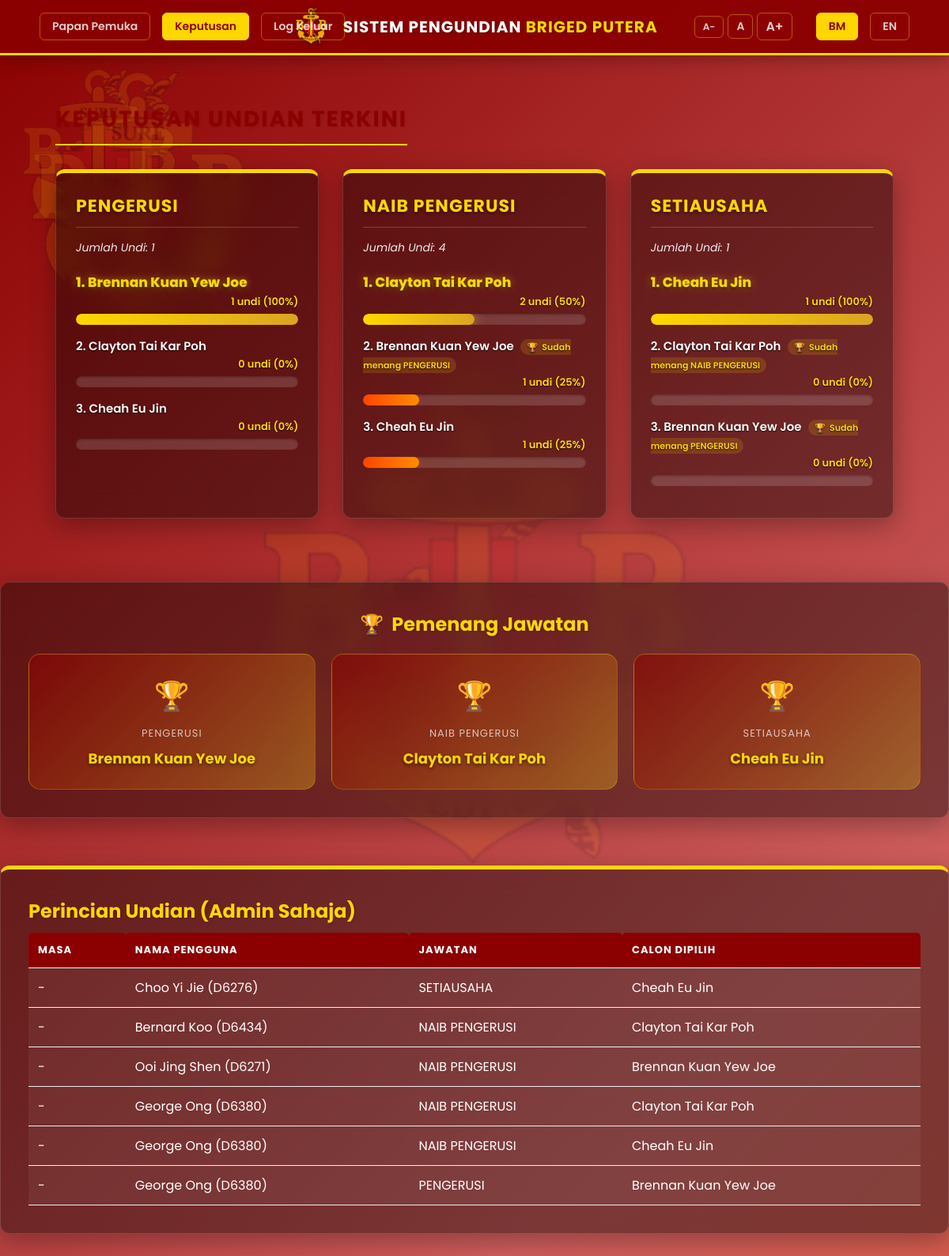
Page /results.php (signed in) on the committed database.
### tables this page shows
CREATE TABLE `jawatan` (
  `id_Jawatan` varchar(50) NOT NULL,
  `nama_Jawatan` varchar(50) NOT NULL
);

CREATE TABLE `calon` (
  `id_Calon` varchar(50) NOT NULL,
  `nama_Calon` varchar(50) NOT NULL
);

CREATE TABLE `undian` (
  `id_Undi` varchar(50) NOT NULL,
  `id_Pengguna` varchar(50) NOT NULL,
  `id_Calon` varchar(50) NOT NULL,
  `id_Jawatan` varchar(50) NOT NULL
);

CREATE TABLE `pengguna` (
  `id_Pengguna` varchar(50) NOT NULL,
  `nama_Pengguna` varchar(50) NOT NULL,
  `kelas_Pengguna` varchar(50) NOT NULL
);

### lang.php (called while the page is built, shortened)
<?php
$lang = $_SESSION['lang'];
$t = $translations[$lang];
function get_lang_url($new_lang) {
    $params = $_GET;
    $params['lang'] = $new_lang;
    return "?" . http_build_query($params);
}
?>

### results.php (the view, shortened to what this page needs)
<?php
include 'db.php';
include 'lang.php';
?>
<!DOCTYPE html>
<html>
<head>
    <link rel="stylesheet" href="style.css?v=<?php echo time(); ?>">
</head>
<body class="theme-bg">
    <div class="floating-logo logo-large"></div>
    <div class="floating-logo logo-small"></div>
    <div class="top-header">
        <div class="header-center">
            <img src="logo.png" alt="BB Logo" onerror="this.style.display='none'">
            <div class="site-title"><?php echo $t['site_title']; ?> <span><?php echo $t['site_subtitle']; ?></span></div>
        </div>
        <div class="nav-links">
            <?php if(isset($_SESSION['role'])): ?>
                <?php if($_SESSION['role'] == 'admin'): ?>
                    <a href="admin_dashboard.php"><?php echo $t['nav_dashboard']; ?></a>
                <?php elseif($_SESSION['role'] == 'calon'): ?>
                    <a href="calon_dashboard.php"><?php echo $t['nav_profile']; ?></a>
                <?php else: ?>
                    <a href="vote.php"><?php echo $t['nav_vote']; ?></a>
                <?php endif; ?>
            <?php endif; ?>
            <a href="results.php" class="active"><?php echo $t['nav_results']; ?></a>
            <a href="logout.php"><?php echo $t['nav_logout']; ?></a>
        </div>
        <div class="lang-switcher">
            <div class="font-switcher no-print" style="display:flex; gap:5px; margin-right:15px; align-items:center;">
                <button onclick="changeFontSize(-1)" class="lang-btn" style="background:transparent; padding:4px 10px; font-size: calc(12px * var(--font-scale, 1)); cursor:pointer;" title="Decrease Font Size">A-</button>
                <button onclick="changeFontSize(0)" class="lang-btn" style="background:transparent; padding:4px 10px; font-size: calc(14px * var(--font-scale, 1)); cursor:pointer;" title="Reset Font Size">A</button>
                <button onclick="changeFontSize(1)" class="lang-btn" style="background:transparent; padding:4px 10px; font-size: calc(16px * var(--font-scale, 1)); cursor:pointer;" title="Increase Font Size">A+</button>
            </div>
            <a href="<?php echo get_lang_url('ms'); ?>" class="lang-btn <?php echo $lang == 'ms' ? 'active' : ''; ?>">BM</a>
            <a href="<?php echo get_lang_url('en'); ?>" class="lang-btn <?php echo $lang == 'en' ? 'active' : ''; ?>">EN</a>
        </div>
    </div>
    <div class="main-content" style="position: relative; z-index: 10;">
        <div style="display:flex; justify-content:space-between; align-items:center; margin-bottom:30px;">
            <h2 style="margin:0; color:#8B0000; text-shadow: 1px 1px 3px rgba(0,0,0,0.1);"><?php echo $t['results_title']; ?></h2>
        </div>
        <div class="results-grid">
            <?php
            $winners = [];
            $jawatan_res = $conn->query("SELECT * FROM jawatan ORDER BY id_Jawatan ASC");
            while($j = $jawatan_res->fetch_assoc()) {
                $j_id = $j['id_Jawatan'];
                $j_name = $j['nama_Jawatan'];
                $pos_key = 'pos_' . strtolower(str_replace(' ', '_', $j_name));
                $display_name = isset($t[$pos_key]) ? $t[$pos_key] : $j_name;
                $total_query = $conn->query("SELECT COUNT(*) as t FROM undian WHERE id_Jawatan='$j_id'");
                $total_votes = $total_query->fetch_assoc()['t'];
                echo "<div class='result-card'>";
                echo "<h3>$display_name</h3>";
                echo "<div class='total-votes'>".$t['total_votes'].": $total_votes</div>";
                $calon_sql = "SELECT c.id_Calon, c.nama_Calon, COUNT(u.id_Undi) as votes
                              FROM calon c
                              LEFT JOIN undian u ON c.id_Calon = u.id_Calon AND u.id_Jawatan='$j_id'
                              GROUP BY c.id_Calon
                              ORDER BY votes DESC";
                $calon_res = $conn->query($calon_sql);
                $rank = 1;
                echo "<div class='candidates-ranking'>";
                $found_winner = false;
                while($c = $calon_res->fetch_assoc()) {
                    $percentage = ($total_votes > 0) ? round(($c['votes'] / $total_votes) * 100) : 0;
                    $already_won = isset($winners[$c['id_Calon']]);
                    $is_winner = (!$found_winner && $c['votes'] > 0 && !$already_won);
                    if ($is_winner) {
                        $winners[$c['id_Calon']] = $display_name;
                        $found_winner = true;
                    }
                    $remark = '';
                    if ($already_won) {
                        $won_pos = $winners[$c['id_Calon']];
                        $remark = " <span style='font-size: calc(11px * var(--font-scale, 1)); color:#FFD700; background:rgba(255,215,0,0.15); padding:2px 8px; border-radius:10px; margin-left:5px;'>🏆  "
                                . (($lang == 'ms') ? "Sudah menang $won_pos" : "Already won $won_pos")
                                . "</span>";
                    }
                    echo "<div class='candidate-row" . ($is_winner ? " winner" : "") . "'>";
                    echo "<div class='c-info'>";
                    echo "<span class='c-name'>" . $rank . ". " . $c['nama_Calon'] . $remark . "</span>";
                    echo "<span class='c-votes'>" . $c['votes'] . " ".$t['votes']." (" . $percentage . "%)</span>";
                    echo "</div>";
                    echo "<div class='c-progress'>";
                    echo "<div class='c-bar' style='width: " . $percentage . "%'></div>";
                    echo "</div>";
                    echo "</div>";
                    $rank++;
                }
                echo "</div>";
                echo "</div>";
            }
            ?>
        </div>
    </div>
    <?php if($_SESSION['role'] == 'admin'): ?>
    <div class="card" style="margin-top: 30px; background: rgba(0,0,0,0.4); backdrop-filter: blur(15px); border: 1px solid rgba(255,255,255,0.15); color: white;">
        <h2 style="color: #FFD700; text-align: center; margin-bottom: 20px; font-size: calc(24px * var(--font-scale, 1));">🏆  <?php echo ($lang == 'ms') ? 'Pemenang Jawatan' : 'Position Winners'; ?></h2>
        <div style="display: grid; grid-template-columns: repeat(auto-fit, minmax(220px, 1fr)); gap: 20px;">
            <?php
            if (!empty($winners)) {
                foreach ($winners as $calon_id => $won_position) {
                    $calon_data = $conn->query("SELECT nama_Calon FROM calon WHERE id_Calon='" . $conn->real_escape_string($calon_id) . "'")->fetch_assoc();
                    $nama = $calon_data['nama_Calon'];
                    echo "<div style='background: linear-gradient(135deg, rgba(139,0,0,0.6), rgba(218,165,32,0.4)); border: 1px solid rgba(255,215,0,0.3); border-radius: 15px; padding: 25px; text-align: center;'>";
                    echo "<div style='font-size: calc(36px * var(--font-scale, 1)); margin-bottom: 10px;'>🏆</div>";
                    echo "<div style='font-size: calc(13px * var(--font-scale, 1)); color: rgba(255,255,255,0.7); text-transform: uppercase; letter-spacing: 1px; margin-bottom: 8px;'>$won_position</div>";
                    echo "<div style='font-size: calc(18px * var(--font-scale, 1)); font-weight: 700; color: #FFD700; text-shadow: 0 2px 4px rgba(0,0,0,0.5);'>$nama</div>";
                    echo "</div>";
                }
            } else {
                echo "<div style='text-align:center; grid-column: 1/-1; color: rgba(255,255,255,0.6); padding: 20px;'>";
                echo ($lang == 'ms') ? 'Belum ada pemenang.' : 'No winners yet.';
                echo "</div>";
            }
            ?>
        </div>
    </div>
    <div class="card" style="margin-top: 30px;">
        <h2><?php echo $t['admin_details']; ?></h2>
        <table>
            <thead>
                <tr>
                    <th><?php echo $t['time']; ?></th>
                    <th><?php echo $t['username']; ?></th>
                    <th><?php echo $t['position']; ?></th>
                    <th><?php echo $t['candidate_chosen']; ?></th>
                </tr>
            </thead>
            <tbody>
            <?php
            $col_check = $conn->query("SHOW COLUMNS FROM undian LIKE 'tarikh_undi'");
            $has_time = $col_check->num_rows > 0;
            $sql_detail = "SELECT u.*, p.nama_Pengguna, j.nama_Jawatan, c.nama_Calon
                           FROM undian u
                           JOIN pengguna p ON u.id_Pengguna = p.id_Pengguna
                           JOIN jawatan j ON u.id_Jawatan = j.id_Jawatan
                           JOIN calon c ON u.id_Calon = c.id_Calon
                           ORDER BY " . ($has_time ? "u.tarikh_undi DESC" : "u.id_Undi DESC");
            $res_detail = $conn->query($sql_detail);
            if ($res_detail->num_rows > 0) {
                while($row = $res_detail->fetch_assoc()) {
                    echo "<tr>";
                    echo "<td>" . ($has_time ? $row["tarikh_undi"] : "-") . "</td>";
                    echo "<td>" . $row["nama_Pengguna"] . " (" . $row['id_Pengguna'] . ")</td>";
                    $pos_key = 'pos_' . strtolower(str_replace(' ', '_', $row["nama_Jawatan"]));
                    $display_pos = isset($t[$pos_key]) ? $t[$pos_key] : $row["nama_Jawatan"];
                    echo "<td>" . $display_pos . "</td>";
                    echo "<td>" . $row["nama_Calon"] . "</td>";
                    echo "</tr>";
                }
            } else {
                echo "<tr><td colspan='4'>".$t['no_data']."</td></tr>";
            }
            ?>
            </tbody>
        </table>
    </div>
    <?php endif; ?>

### style.css (style rules this page uses)
* { margin: 0; padding: 0; box-sizing: border-box; font-family: 'Poppins', sans-serif; }
:root { --primary-red: #c0392b; --dark-red: #a93226; --accent-yellow: #f1c40f; --bg-light: #fdfefe; --text-dark: #2c3e50; --card-shadow: 0 10px 20px rgba(0, 0, 0, 0.1); }
body { background-color: var(--bg-light); margin: 0; padding-top: 80px; display: flex; flex-direction: column; min-height: 100vh; color: var(--text-dark); position: relative; overflow-x: hidden; }
.theme-bg { background: linear-gradient(135deg, #8B0000 0%, #CD5C5C 20%, #E25822 40%, #D2691E 60%, #DAA520 80%, #FFD700 100%); background-size: 400% 400%; animation: gradientFlow 20s ease infinite; }
body::before { content: ''; position: fixed; top: 50%; left: 50%; transform: translate(-50%, -50%); width: 700px; height: 700px; background: url('logo.png') center/contain no-repeat; opacity: 0.1; pointer-events: none; z-index: 0; }
.floating-logo { position: fixed; background: url('logo.png') center/contain no-repeat; opacity: 0.15; z-index: 1; pointer-events: none; }
.logo-large { width: 350px; height: 350px; animation: bounceLarge 30s linear infinite; }
.logo-small { width: 250px; height: 250px; animation: bounceSmall 35s linear infinite; }
.top-header { position: fixed; top: 0; left: 0; right: 0; height: 70px; background: rgba(139, 0, 0, 0.95); backdrop-filter: blur(10px); display: flex; align-items: center; justify-content: space-between; padding: 0 50px; z-index: 1000; box-shadow: 0 4px 20px rgba(0, 0, 0, 0.3); border-bottom: 3px solid #FFD700; }
.header-center { display: flex; align-items: center; gap: 15px; position: absolute; left: 50%; transform: translateX(-50%); }
.top-header img { height: 50px; width: auto; filter: drop-shadow(0 2px 5px rgba(0, 0, 0, 0.3)); }
.top-header .site-title { color: white; font-size: calc(20px * var(--font-scale, 1)); font-weight: 700; text-transform: uppercase; letter-spacing: 1px; text-shadow: 1px 1px 3px rgba(0, 0, 0, 0.3); white-space: nowrap; }
.top-header .site-title span { color: #FFD700; }
.lang-switcher, .nav-links { display: flex; gap: 15px; align-items: center; z-index: 1001; }
.lang-btn, .nav-links a { padding: 6px 15px; border-radius: 6px; text-decoration: none; font-size: calc(14px * var(--font-scale, 1)); font-weight: 600; transition: all 0.2s; border: 1px solid rgba(255, 215, 0, 0.4); color: rgba(255, 255, 255, 0.8); }
.lang-btn.active, .nav-links a.active { background: #FFD700; color: #8B0000; border-color: #FFD700; }
.main-content { flex: 1; width: 100%; max-width: 1100px; margin: 50px auto; padding: 0 20px; animation: fadeIn 0.5s ease-in-out; }
.main-content h2 { color: white; text-align: center; margin-bottom: 30px; font-size: calc(28px * var(--font-scale, 1)); font-weight: 700; text-transform: uppercase; letter-spacing: 2px; text-shadow: 0 2px 4px rgba(0, 0, 0, 0.3); border-bottom: 2px solid #FFD700; padding-bottom: 10px; width: fit-content; margin-left: auto; margin-right: auto; }
.card { background: rgba(0, 0, 0, 0.4); backdrop-filter: blur(15px); -webkit-backdrop-filter: blur(15px); padding: 35px; border-radius: 12px; box-shadow: 0 8px 32px rgba(0, 0, 0, 0.3); margin-bottom: 30px; border: 1px solid rgba(255, 255, 255, 0.15); border-top: 5px solid #FFD700; transition: transform 0.3s ease, box-shadow 0.3s ease; color: white; }
.card h2, .card h3 { color: #FFD700; text-shadow: 1px 1px 3px rgba(0, 0, 0, 0.3); }
table { width: 100%; border-collapse: collapse; margin-top: 15px; }
th, td { padding: 12px 15px; text-align: left; border-bottom: 1px solid #eee; }
th { background-color: rgba(139, 0, 0, 0.8); color: #FFD700; border-radius: 5px 5px 0 0; text-transform: uppercase; font-size: calc(13px * var(--font-scale, 1)); letter-spacing: 1px; }
td { color: white; background: rgba(255, 255, 255, 0.05); }

### rows in the picture
jawatan: nama_Jawatan "PENGERUSI", total_votes "1"
calon: nama_Calon "Brennan Kuan Yew Joe", votes "1", percentage "100", id_Calon "PENGERUSI", percentage "25", votes "0", percentage "0", won_position "PENGERUSI"
calon: nama_Calon "Clayton Tai Kar Poh", votes "0", percentage "0", votes "2", percentage "50", id_Calon "NAIB PENGERUSI", won_position "NAIB PENGERUSI"
calon: nama_Calon "Cheah Eu Jin", votes "0", percentage "0", votes "1", percentage "25", percentage "100", won_position "SETIAUSAHA"
jawatan: nama_Jawatan "NAIB PENGERUSI", total_votes "4"
jawatan: nama_Jawatan "SETIAUSAHA", total_votes "1"
undian: id_Pengguna.nama_Pengguna "Choo Yi Jie", id_Pengguna "D6276", id_Jawatan.nama_Jawatan "SETIAUSAHA", id_Calon.nama_Calon "Cheah Eu Jin"
undian: id_Pengguna.nama_Pengguna "Bernard Koo", id_Pengguna "D6434", id_Jawatan.nama_Jawatan "NAIB PENGERUSI", id_Calon.nama_Calon "Clayton Tai Kar Poh"
undian: id_Pengguna.nama_Pengguna "Ooi Jing Shen", id_Pengguna "D6271", id_Jawatan.nama_Jawatan "NAIB PENGERUSI", id_Calon.nama_Calon "Brennan Kuan Yew Joe"
undian: id_Pengguna.nama_Pengguna "George Ong", id_Pengguna "D6380", id_Jawatan.nama_Jawatan "NAIB PENGERUSI", id_Calon.nama_Calon "Clayton Tai Kar Poh"
undian: id_Pengguna.nama_Pengguna "George Ong", id_Pengguna "D6380", id_Jawatan.nama_Jawatan "NAIB PENGERUSI", id_Calon.nama_Calon "Cheah Eu Jin"
undian: id_Pengguna.nama_Pengguna "George Ong", id_Pengguna "D6380", id_Jawatan.nama_Jawatan "PENGERUSI", id_Calon.nama_Calon "Brennan Kuan Yew Joe"

### other values in the picture
$t['site_title'] "SISTEM PENGUNDIAN"
$t['site_subtitle'] "BRIGED PUTERA"
$t['nav_dashboard'] "Papan Pemuka"
$t['nav_results'] "Keputusan"
$t['nav_logout'] "Log Keluar"
$t['results_title'] "KEPUTUSAN UNDIAN TERKINI"
$t['admin_details'] "Perincian Undian (Admin Sahaja)"
$t['time'] "MASA"
$t['username'] "NAMA PENGGUNA"
$t['position'] "JAWATAN"
$t['candidate_chosen'] "CALON DIPILIH"
